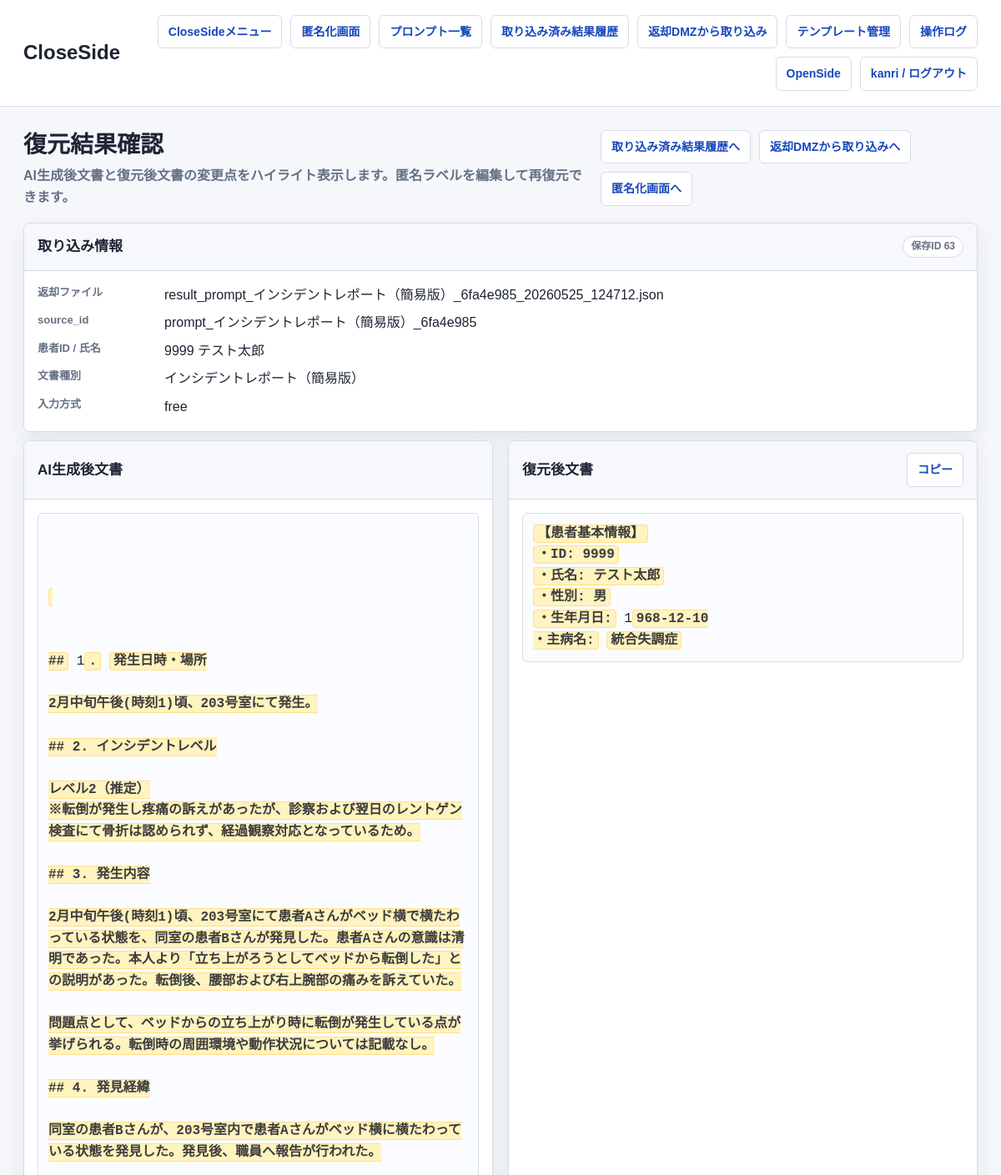
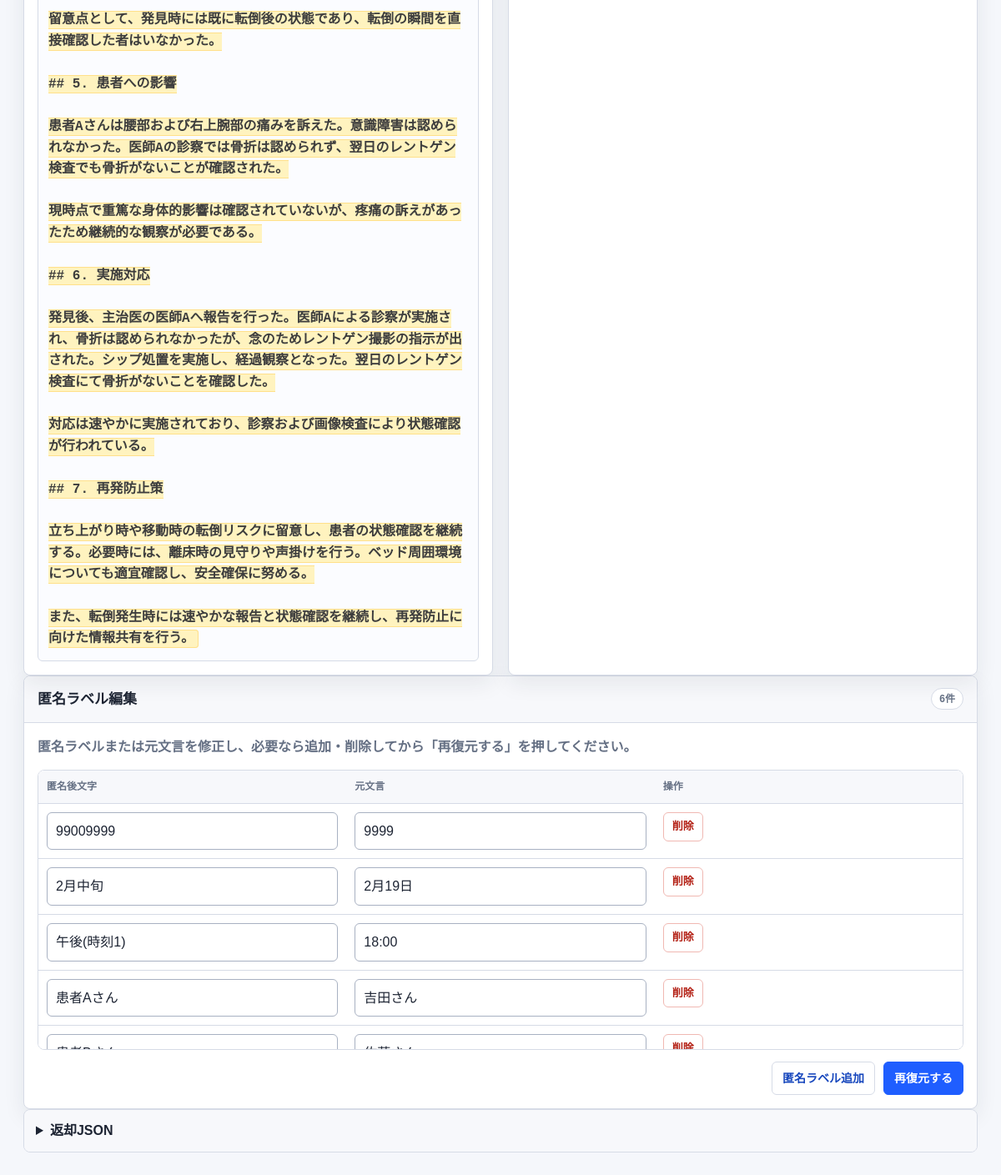
The page /close/dmz/results/63/ (signed in) on the database its author committed (2 pictures, top to bottom).
### anonymizer_app/models.py (models this page shows, shortened)
class RestoredResult(models.Model):
    STATUS_CHOICES = [
        ('imported', '取込済み'),
        ('deleted', '削除済み'),
    ]
    source_id = models.CharField(max_length=255, db_index=True)
    result_id = models.CharField(max_length=255, blank=True, default='')
    template_type = models.CharField(max_length=255, blank=True, default='')
    result_text = models.TextField()
    restored_text = models.TextField()
    result_json = models.JSONField(null=True, blank=True)
    imported_filename = models.CharField(max_length=255, blank=True, default='')
    reviewer = models.CharField(max_length=255, blank=True, default='')
    owner = models.ForeignKey(settings.AUTH_USER_MODEL, null=True, blank=True, on_delete=models.SET_NULL)
    status = models.CharField(max_length=32, choices=STATUS_CHOICES, default='imported')
    created_at = models.DateTimeField(default=timezone.now)
    updated_at = models.DateTimeField(auto_now=True)

### close_side/views.py (the view)
# urls.py: path('dmz/results/<int:pk>/', close_login_required(views.result_detail), name='result_detail'),
def result_detail(request, pk):
    result_record = get_object_or_404(_owned_queryset(RestoredResult.objects.all(), request.user), pk=pk)
    metadata = get_object_or_404(_owned_queryset(RestoreMetadata.objects.all(), request.user), source_id=result_record.source_id)
    return render(
        request,
        'anonymizer_app/restored_result.html',
        _restored_result_page_context(
            request,
            result_record,
            metadata=metadata,
            filename=result_record.imported_filename,
        ),
    )

### anonymizer_app/network_policy.py (called while the page is built)
def network_policy() -> dict:
    return getattr(settings, 'NETWORK_POLICY', DEFAULT_NETWORK_POLICY)

def get_client_ip(request) -> str:
    forwarded_for = request.META.get('HTTP_X_FORWARDED_FOR', '')
    if getattr(settings, 'NETWORK_POLICY_TRUST_X_FORWARDED_FOR', True) and forwarded_for:
        return forwarded_for.split(',')[0].strip()
    return request.META.get('REMOTE_ADDR') or ''

def normalize_ip(value: str):
    try:
        return ip_address(value)
    except ValueError:
        return None

def _networks(cidrs: list[str]):
    networks = []
    for cidr in cidrs:
        try:
            networks.append(ip_network(cidr))
        except ValueError:
            continue
    return networks

def side_for_path(path: str) -> str:
    for side, rule in network_policy().items():
        if any(path.startswith(prefix) for prefix in rule.get('paths', [])):
            return side
    return ''

def allowed_cidrs_for_side(side: str) -> list[str]:
    rule = network_policy().get(side, {})
    cidrs = list(rule.get('cidrs', []))
    if getattr(settings, 'NETWORK_POLICY_ALLOW_LOOPBACK', False):
        cidrs.extend(LOOPBACK_CIDRS)
    return cidrs

def is_client_allowed_for_side(client_ip: str, side: str) -> bool:
    parsed = normalize_ip(client_ip)
    if parsed is None:
        return False
    return any(parsed in network for network in _networks(allowed_cidrs_for_side(side)))

    def __call__(self, request):
        side = side_for_path(request.path_info)
        if not side or not getattr(settings, 'NETWORK_POLICY_ENFORCED', True):
            return self.get_response(request)
        client_ip = get_client_ip(request)
        if is_client_allowed_for_side(client_ip, side):
            request.network_segment = side
            request.client_ip = client_ip
            return self.get_response(request)
        self._log_denied_request(request, side, client_ip)
        label = network_policy().get(side, {}).get('label', side)
        return HttpResponseForbidden(f'{label} へのアクセス元ネットワークが許可されていません。')

### anonymizer_app/structured_input.py (called while the page is built)
def build_anonymized_patient_id(patient_id: object) -> str:
    text = _stringify_value(patient_id)
    if not text:
        return ''
    if text.startswith('9900'):
        return text
    return f'9900{text}'

def _field_map(template_type: str) -> dict[str, dict[str, object]]:
    return {
        str(field.get('key') or ''): field
        for field in get_template_input_schema(template_type)
        if str(field.get('key') or '')
    }

### anonymizer_app/templates/anonymizer_app/restored_result.html (shortened to what this page needs)
{% extends "anonymizer_app/base.html" %}
{% block brand %}CloseSide{% endblock %}
{% block page_title %}復元結果確認{% endblock %}
{% block page_subtitle %}<p class="page-subtitle">AI生成後文書と復元後文書の変更点をハイライト表示します。匿名ラベルを編集して再復元できます。</p>{% endblock %}
{% block page_actions %}
  <a class="button" href="{% url 'close_side:result_history_list' %}">取り込み済み結果履歴へ</a>
  <a class="button" href="{% url 'close_side:result_import_list' %}">返却DMZから取り込みへ</a>
  <a class="button" href="{% url 'close_side:home' %}">匿名化画面へ</a>
{% endblock %}
{% block content %}
  <section class="panel">
    <div class="panel-header">
      <h3 class="panel-title">取り込み情報</h3>
      <span class="badge">保存ID {{ record.pk }}</span>
    </div>
    <div class="panel-body">
      <dl class="meta-list">
        <dt>返却ファイル</dt><dd>{{ filename }}</dd>
        <dt>source_id</dt><dd>{{ source_id }}</dd>
        <dt>患者ID / 氏名</dt><dd>{{ patient_display_label|default:"-" }}</dd>
        <dt>文書種別</dt><dd>{{ template_type|default:"-" }}</dd>
        <dt>入力方式</dt><dd>{{ input_mode|default:"-" }}</dd>
      </dl>
    </div>
  </section>
  <section class="grid">
    <div class="panel">
      <div class="panel-header">
        <h3 class="panel-title">AI生成後文書</h3>
      </div>
      <div class="panel-body">
        <pre>{{ result_html|safe }}</pre>
      </div>
    </div>
    <div class="panel">
      <div class="panel-header">
        <h3 class="panel-title">復元後文書</h3>
        <button type="button" class="button" id="copy-restored-button">コピー</button>
      </div>
      <div class="panel-body">
        <pre id="restored-text">{{ restored_html|safe }}</pre>
      </div>
    </div>
  </section>
  <section class="panel">
    <div class="panel-header">
      <h3 class="panel-title">匿名ラベル編集</h3>
      <span class="badge">{{ restore_map_items|length }}件</span>
    </div>
    <div class="panel-body">
      <form method="post" action="{% url 'close_side:result_rerestore' pk=record.pk %}" id="restore-map-form">
        <p class="restore-editor-note">匿名ラベルまたは元文言を修正し、必要なら追加・削除してから「再復元する」を押してください。</p>
        <div class="table-scroll compact">
          <table class="history-table restore-table">
            <thead>
              <tr>
                <th>匿名後文字</th>
                <th>元文言</th>
                <th>操作</th>
              </tr>
            </thead>
            <tbody id="restore-map-body">
              {% for label, original in restore_map_items %}
                <tr class="restore-label-row" data-current-label="{{ label }}">
                  <td>
                    <input class="label-edit-input label-value" type="text" value="{{ label }}" aria-label="匿名後文字">
                  </td>
                  <td>
                    <input class="label-edit-input original-value" type="text" value="{{ original }}" aria-label="元文言">
                  </td>
                  <td>
                    <button type="button" class="danger delete-label-row">削除</button>
                  </td>
                </tr>
              {% empty %}
                <tr class="restore-empty-row">
                  <td colspan="3">復元ラベルはありません。追加ボタンから登録できます。</td>
                </tr>
              {% endfor %}
            </tbody>
          </table>
        </div>
        <div class="actions restore-actions">
          <button type="button" class="button" id="add-label-row">匿名ラベル追加</button>
          <button type="submit" class="button primary" id="rerestore-button">再復元する</button>
        </div>
      </form>
    </div>
  </section>
  <details>
    <summary>返却JSON</summary>
  </details>
{% endblock %}

### anonymizer_app/templates/anonymizer_app/base.html (shortened to what this page needs)
<!DOCTYPE html>
<html lang="ja">
<head>
</head>
<body>
  <header class="app-header">
    <div class="header-inner">
      <h1 class="brand-title">{% block brand %}匿名化システム{% endblock %}</h1>
      <nav class="top-nav" aria-label="主要メニュー">
        {% if request.resolver_match.namespace == 'open_side' %}
          <a class="nav-link" href="{% url 'open_side:menu' %}">OpenSideメニュー</a>
          <a class="nav-link" href="{% url 'open_side:dmz_list' %}">プロンプト一覧</a>
          {% if request.user.is_staff or request.user.is_superuser %}
            <a class="nav-link" href="{% url 'open_side:operation_logs' %}">操作ログ</a>
          {% endif %}
          <a class="nav-link" href="{% url 'close_side:menu' %}">CloseSide</a>
          <form method="post" action="{% url 'open_side:logout' %}">
            {% csrf_token %}
            <button type="submit">{{ request.user.username }} / ログアウト</button>
          </form>
        {% else %}
          <a class="nav-link" href="{% url 'close_side:menu' %}">CloseSideメニュー</a>
          <a class="nav-link" href="{% url 'close_side:home' %}">匿名化画面</a>
          <a class="nav-link" href="{% url 'close_side:prompts_list' %}">プロンプト一覧</a>
          <a class="nav-link" href="{% url 'close_side:result_history_list' %}">取り込み済み結果履歴</a>
          <a class="nav-link" href="{% url 'close_side:result_import_list' %}">返却DMZから取り込み</a>
          <a class="nav-link" href="{% url 'close_side:templates_list' %}">テンプレート管理</a>
          {% if request.user.is_staff or request.user.is_superuser %}
            <a class="nav-link" href="{% url 'close_side:operation_logs' %}">操作ログ</a>
          {% endif %}
          <a class="nav-link" href="{% url 'open_side:menu' %}">OpenSide</a>
          <form method="post" action="{% url 'close_side:logout' %}">
            <button type="submit">{{ request.user.username }} / ログアウト</button>
          </form>
        {% endif %}
      </nav>
    </div>
  </header>
  <main class="content">
    <div class="page-head">
      <div>
        <h2 class="page-title">{% block page_title %}{% endblock %}</h2>
        {% block page_subtitle %}{% endblock %}
      </div>
      <div class="actions">{% block page_actions %}{% endblock %}</div>
    </div>
    {% block content %}{% endblock %}
  </main>
</body>
</html>

### anonymizer_app/templates/anonymizer_app/restored_result.html (style rules this page uses)
.restore-editor-note { margin: 0 0 14px; color: var(--muted); font-weight: 700; }
.restore-table .label-value, .restore-table .original-value { width: 100%; min-width: 0; }
.restore-table .label-value { min-width: 220px; }
.restore-table .original-value { min-width: 260px; }
.restore-table td:last-child { width: 110px; white-space: nowrap; }
.restore-label-row .danger { min-height: 34px; padding: 6px 10px; font-size: 13px; }
.restore-actions { margin-top: 14px; justify-content: flex-end; }

### rows shown on the page
RestoredResult: pk "63", imported_filename "result_prompt_インシデントレポート（簡易版）_6fa4e985_20260525_124712.json", source "prompt_インシデントレポート（簡易版）_6fa4e985", template_type "インシデントレポート（簡易版）"

### other values the page prints
{{ request.user.username }} "kanri"
{{ patient_display_label|default:"-" }} "9999 テスト太郎"
{{ input_mode|default:"-" }} "free"
{{ restored_html|safe }} "【患者基本情報】 ・ID: 9999 ・氏名: テスト太郎 ・性別: 男 ・生年月日: 1 968-12-10 ・主病名: 統合失調症"
{{ restore_map_items|length }} "6"
